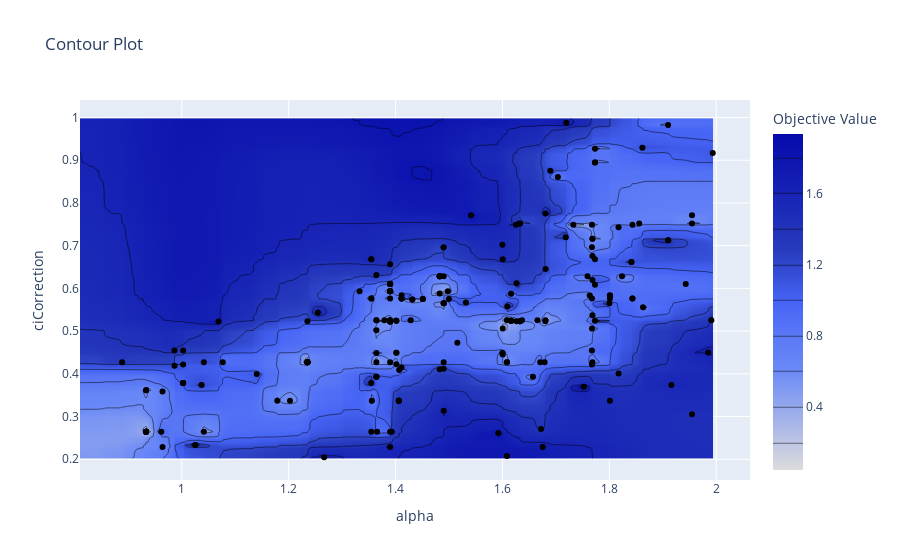

Source (notebook cell):
### Code cell
get_contour_plot(study, "alpha", "ciCorrection")

### Figure 1 — Plotly figure (JSON) as saved in the notebook; plotly's stock layout.template omitted (floating-point values rounded to 4 significant figures; data arrays with more than 128 entries replaced by an {"elided": "..."} marker saying what was removed)
{"data": [{"colorbar": {"title": {"text": "Objective Value"}}, "colorscale": [[0, "rgb(220,220,220)"], [0.3, "rgb(106,137,247)"], [0.4, "rgb(90,120,245)"], [0.5, "rgb(70,100,245)"], [0.65, "rgb(40,60,190)"], [1, "rgb(5,10,172)"]], "connectgaps": true, "contours": {"coloring": "heatmap"}, "hoverinfo": "none", "line": {"smoothing": 1.3}, "type": "contour", "x": {"elided": "175 float values"}, "y": {"elided": "182 float values"}, "z": {"elided": "182x175 float values"}}, {"marker": {"color": "black"}, "mode": "markers", "showlegend": false, "type": "scatter", "x": {"elided": "212 float values"}, "y": {"elided": "212 float values"}}], "layout": {"title": {"text": "Contour Plot"}, "xaxis": {"title": {"text": "alpha"}}, "yaxis": {"title": {"text": "ciCorrection"}}}}
